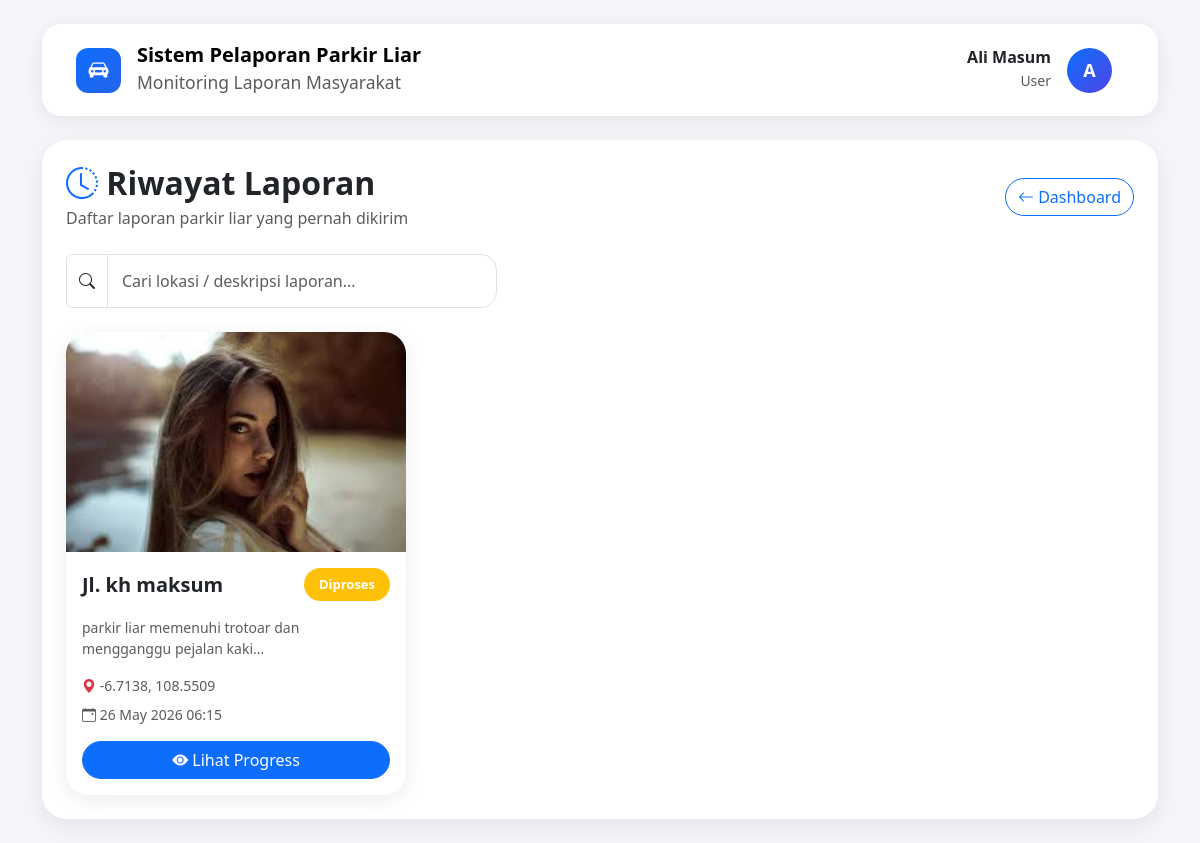
The app's page /user/riwayat.php (signed in) with its own data.
### tables this page shows
CREATE TABLE `laporan` (
  `id_laporan` int(11) NOT NULL,
  `id_user` int(11) NOT NULL,
  `foto` varchar(255) NOT NULL,
  `deskripsi` text NOT NULL,
  `latitude` varchar(50) NOT NULL,
  `longitude` varchar(50) NOT NULL,
  `alamat_lokasi` text DEFAULT NULL,
  `status` enum('Dikirim','Diverifikasi','Diproses','Ditindak','Selesai','Ditolak') DEFAULT 'Dikirim',
  `created_at` timestamp NOT NULL DEFAULT current_timestamp()
);

### user/riwayat.php (the view, shortened to what this page needs)
<?php
include __DIR__.'/../config/koneksi.php';
$id_user = $_SESSION['id_user'];
$query = mysqli_query($conn,
    "SELECT * FROM laporan
    WHERE id_user='$id_user'
    ORDER BY created_at DESC"
);
?>
<!DOCTYPE html>
<html lang="id">
<head>
<link href="https://cdn.jsdelivr.net/npm/bootstrap@5.3.3/dist/css/bootstrap.min.css"
rel="stylesheet">
<link rel="stylesheet"
href="https://cdn.jsdelivr.net/npm/bootstrap-icons@1.11.3/font/bootstrap-icons.min.css">
</head>
<body>
<div class="container py-4">
    <?php include '../components/header.php'; ?>
    <div class="card page-card p-4">
        <div class="d-flex justify-content-between align-items-center mb-4">
            <div>
                <h2 class="fw-bold mb-1">
                    <i class="bi bi-clock-history text-primary"></i>
                    Riwayat Laporan
                </h2>
                <p class="text-muted mb-0">
                    Daftar laporan parkir liar yang pernah dikirim
                </p>
            </div>
            <a href="dashboard.php"
               class="btn btn-outline-primary rounded-pill">
                <i class="bi bi-arrow-left"></i>
                Dashboard
            </a>
        </div>
        <div class="row mb-4">
            <div class="col-md-5">
                <div class="input-group">
                    <span class="input-group-text bg-white">
                        <i class="bi bi-search"></i>
                    </span>
                    <input
                        type="text"
                        id="searchInput"
                        class="form-control search-box"
                        placeholder="Cari lokasi / deskripsi laporan...">
                </div>
            </div>
        </div>
        <div class="row g-4" id="laporanContainer">
            <?php if(mysqli_num_rows($query) > 0): ?>
                <?php while($data = mysqli_fetch_assoc($query)): ?>
                    <?php
                    switch($data['status']){
                        case 'Diproses':
                            $badge='warning';
                            break;
                    }
                    ?>
                    <div class="col-md-6 col-lg-4 laporan-item">
                        <div class="card report-card h-100">
                            <img
                                src="../assets/uploads/laporan/<?= $data['foto']; ?>"
                                class="report-image"
                                alt="Foto laporan">
                            <div class="card-body">
                                <div class="d-flex justify-content-between align-items-center mb-3">
                                    <h5 class="fw-bold mb-0">
                                        <?= htmlspecialchars(
                                            $data['alamat_lokasi']
                                            ?: 'Lokasi Tidak Diketahui'
                                        ); ?>
                                    </h5>
                                    <span class="badge bg-<?= $badge ?> badge-status">
                                        <?= $data['status']; ?>
                                    </span>
                                </div>
                                <p class="text-muted small mb-3">
                                    <?= htmlspecialchars(
                                        substr($data['deskripsi'],0,100)
                                    ); ?>...
                                </p>
                                <div class="small text-muted mb-2">
                                    <i class="bi bi-geo-alt-fill text-danger"></i>
                                    <?= $data['latitude']; ?>,
                                    <?= $data['longitude']; ?>
                                </div>
                                <div class="small text-muted mb-3">
                                    <i class="bi bi-calendar-event"></i>
                                    <?= date(
                                        'd M Y H:i',
                                        strtotime($data['created_at'])
                                    ); ?>
                                </div>
                                <div class="d-grid">
                                    <a href="tracking.php?id=<?= $data['id_laporan']; ?>"
                                       class="btn btn-primary rounded-pill">
                                        <i class="bi bi-eye-fill"></i>
                                        Lihat Progress
                                    </a>
                                </div>
                            </div>
                        </div>
                    </div>
                <?php endwhile; ?>
            <?php endif; ?>
        </div>
    </div>
</div>
</body>
</html>

### user/riwayat.php (style rules this page uses)
body { background:#f4f6f9; }
.page-card { border:none; border-radius:25px; box-shadow:0 8px 25px rgba(0,0,0,.08); }
.report-card { border:none; border-radius:22px; overflow:hidden; transition:.3s; box-shadow:0 5px 20px rgba(0,0,0,.08); }
.report-image { width:100%; height:220px; object-fit:cover; }
.badge-status { padding:10px 15px; border-radius:999px; font-size:13px; }
.search-box { border-radius:16px; padding:14px; }

### records on screen
laporan: foto (picture), alamat_lokasi "Jl. kh maksum", status "Diproses", deskripsi "parkir liar memenuhi trotoar dan mengganggu pejalan kaki", latitude "-6.7138", longitude "108.5509", created_at "26 May 2026 06:15"

### other values on screen
$nama "Ali Masum"
$role "User"
substr($nama,0,1) "A"
